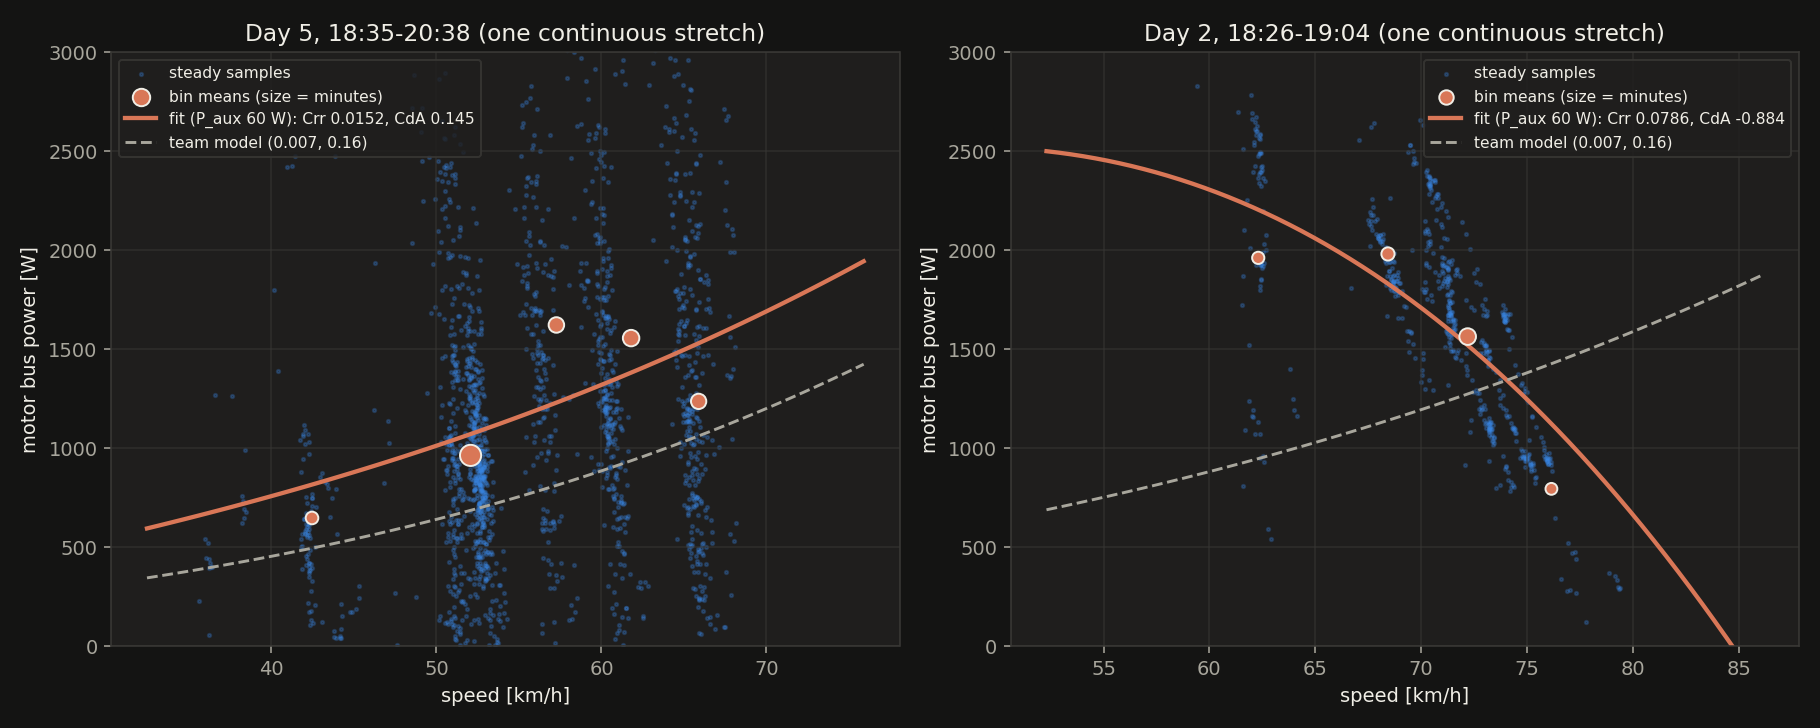

Recreate this plot in Python.
"""Cluster averaging on ONE continuous stretch of the race (no stops, no telemetry gaps > 30 s).

Same method as cluster_fit.py: steady-speed samples (speed change < 1.5 km/h over +-10 s), motor drawing power,
5 km/h speed bins (>= 2 min each), time-weighted fit of P = (Crr*m*g*v + 0.5*rho*CdA*v^3)/eta + P_aux.
Gradient assumed to average out over the stretch.
"""
import json, os
from datetime import datetime
import numpy as np
import matplotlib
matplotlib.use('Agg')
import matplotlib.pyplot as plt

HERE = os.path.dirname(os.path.abspath(__file__))
LOGS = os.path.join(HERE, '..', '..', 'cleaned_logs')
SEGMENTS = [(5, '18:35', '20:38'), (2, '18:26', '19:04')]
M, G, ETA = 336.5, 9.81, 0.95
RHO = {5: 1.08, 2: 1.07}
P_AUX = [20, 40, 60, 80, 100]
BG, SURF, INK, INK2, GRID = '#141413', '#1F1E1D', '#F0EEE6', '#A8A69C', '#3A3936'
ORANGE, BLUE, GOLD = '#D97757', '#3987E5', '#C98500'
plt.rcParams.update({'figure.facecolor': BG, 'axes.facecolor': SURF, 'axes.edgecolor': GRID, 'axes.labelcolor': INK,
                     'xtick.color': INK2, 'ytick.color': INK2, 'text.color': INK, 'grid.color': GRID, 'axes.grid': True,
                     'grid.alpha': 0.6, 'font.size': 10, 'legend.facecolor': SURF, 'legend.edgecolor': GRID})


def load(day, t0, t1):
    t, v, p = [], [], []
    with open(os.path.join(LOGS, f'day{day}.jsonl'), encoding='utf-8') as f:
        for line in f:
            r = json.loads(line)
            if 'Vehicle_Velocity' in r and 'Bus_Current' in r:
                t.append(datetime.fromisoformat(r['_rx_time']).timestamp()); v.append(abs(r['Vehicle_Velocity']))
                p.append(r['Bus_Voltage'] * r['Bus_Current'])
    o = np.argsort(t); t, v, p = np.array(t)[o], np.array(v)[o], np.array(p)[o]
    d0 = datetime.fromtimestamp(t[0]).replace(hour=0, minute=0, second=0).timestamp()
    sec = lambda s: d0 + int(s[:2]) * 3600 + int(s[3:]) * 60
    k = (t >= sec(t0)) & (t <= sec(t1) + 59)
    return t[k], v[k], p[k]


fig, axes = plt.subplots(1, len(SEGMENTS), figsize=(13, 5.2))
for ax, (day, t0, t1) in zip(axes, SEGMENTS):
    t, v, p = load(day, t0, t1)
    dt = np.r_[np.diff(t), 0]
    vm, vp = np.interp(t - 10, t, v), np.interp(t + 10, t, v)
    ok = (np.abs(vp - vm) * 3.6 < 1.5) & (v * 3.6 > 20) & (p > 0) & (dt > 0) & (dt <= 30)
    kmh, w, pw, vs = v[ok] * 3.6, dt[ok], p[ok], v[ok]
    B = []
    for lo in range(20, 95, 5):
        s = (kmh >= lo) & (kmh < lo + 5)
        if w[s].sum() >= 120:
            B.append((np.sum(w[s] * kmh[s]) / w[s].sum(), np.sum(w[s] * vs[s]) / w[s].sum(),
                      np.sum(w[s] * vs[s] ** 3) / w[s].sum(), np.sum(w[s] * pw[s]) / w[s].sum(), w[s].sum() / 60))
    B = np.array(B)
    print(f'\nDay {day} {t0}-{t1}: {ok.sum()} steady samples, {w.sum() / 60:.0f} min')
    for b in B:
        print(f'  {b[0]:5.1f} km/h  {b[3]:6.0f} W  {b[4]:4.0f} min')
    sw = np.sqrt(B[:, 4])
    X = np.c_[M * G * B[:, 1] / ETA, 0.5 * RHO[day] * B[:, 2] / ETA] * sw[:, None]
    fits = {}
    for pa in P_AUX:
        c = np.linalg.lstsq(X, (B[:, 3] - pa) * sw, rcond=None)[0]; fits[pa] = c
        print(f'  P_aux {pa:3d} W -> Crr {c[0]:.4f}  CdA {c[1]:.3f}')
    ax.scatter(kmh, pw, s=3, color=BLUE, alpha=0.25, label='steady samples')
    ax.scatter(B[:, 0], B[:, 3], s=30 + 3 * B[:, 4], color=ORANGE, edgecolors=INK, zorder=3, label='bin means (size = minutes)')
    vv = np.linspace(max(20, B[0, 0] - 10), B[-1, 0] + 10, 60); c = fits[60]
    ax.plot(vv, (c[0] * M * G * vv / 3.6 + 0.5 * RHO[day] * c[1] * (vv / 3.6) ** 3) / ETA + 60, color=ORANGE, lw=2.2,
            label=f'fit (P_aux 60 W): Crr {c[0]:.4f}, CdA {c[1]:.3f}')
    ax.plot(vv, (0.007 * M * G * vv / 3.6 + 0.5 * RHO[day] * 0.16 * (vv / 3.6) ** 3) / ETA + 60, color=INK2, ls='--', label='team model (0.007, 0.16)')
    ax.set_ylim(0, 3000); ax.set_xlabel('speed [km/h]'); ax.set_ylabel('motor bus power [W]')
    ax.set_title(f'Day {day}, {t0}-{t1} (one continuous stretch)'); ax.legend(fontsize=8)
fig.tight_layout(); fig.savefig(os.path.join(HERE, 'segment_fit.png'), dpi=140)
